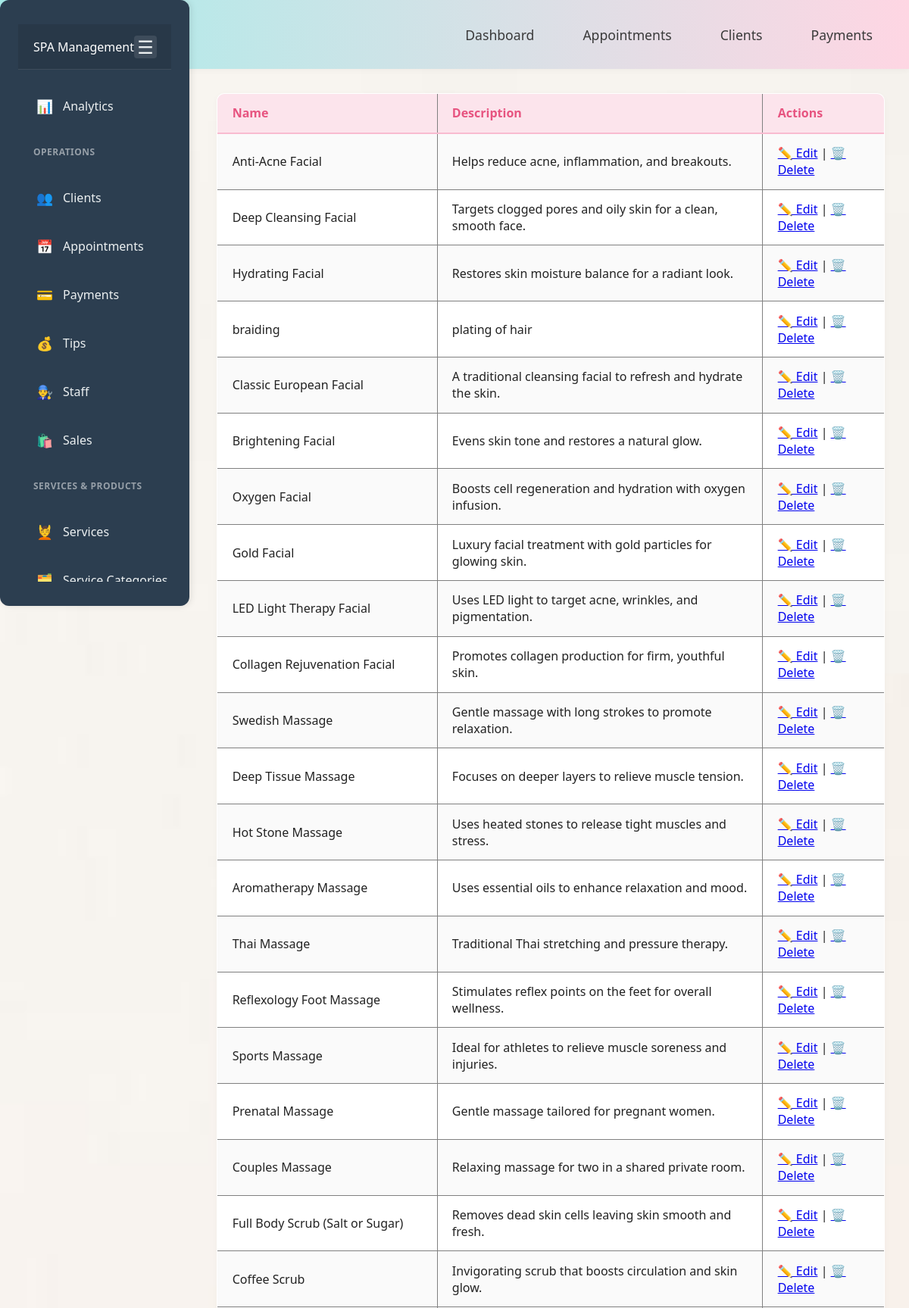
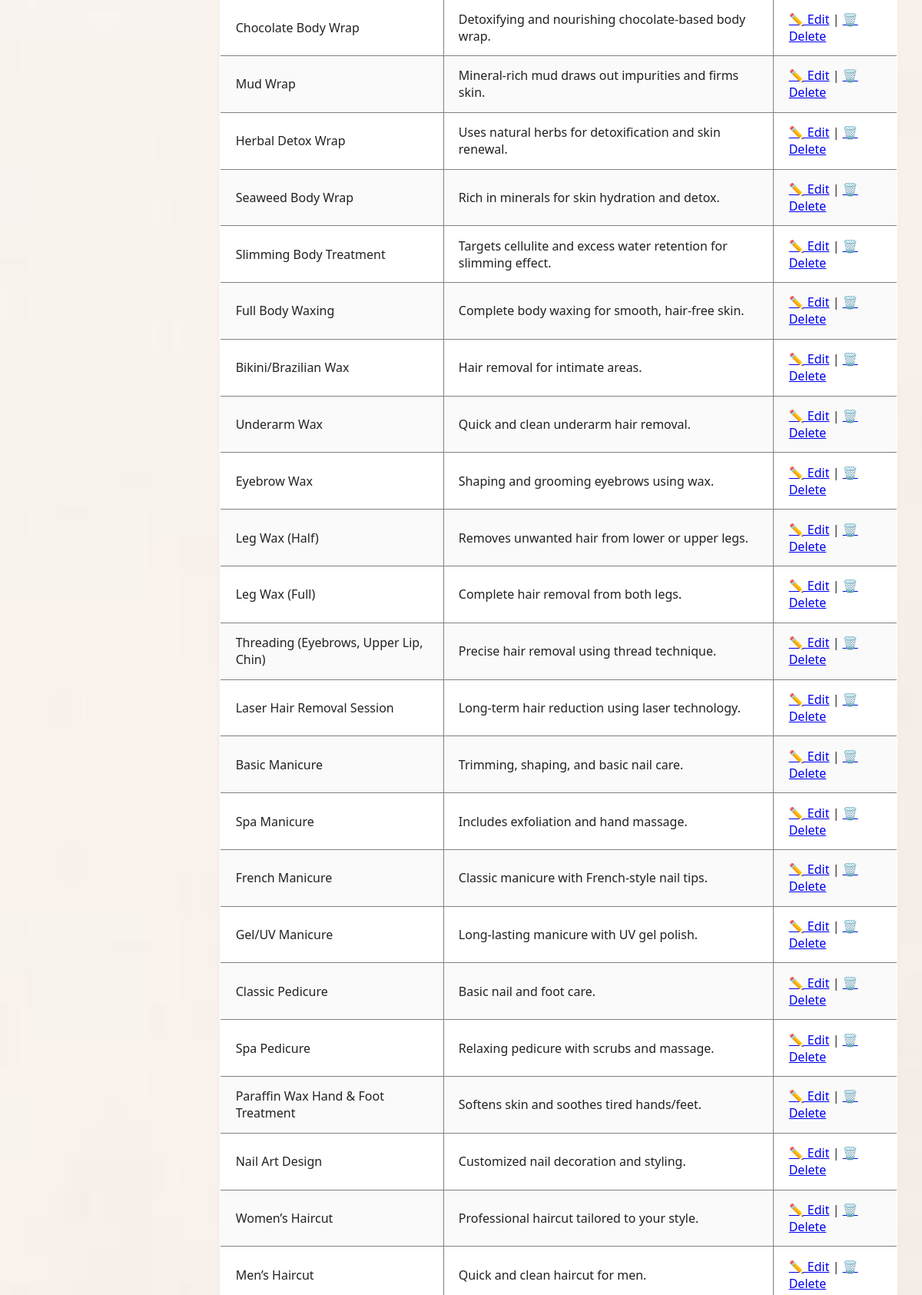
/modules/services/index.php (upper part), run on the app's committed database (2 pictures, top to bottom).
### tables this page shows
CREATE TABLE IF NOT EXISTS `services` (
  `id` int NOT NULL AUTO_INCREMENT,
  `name` varchar(100) NOT NULL,
  `category_id` int DEFAULT NULL,
  `price` decimal(10,2) DEFAULT NULL,
  `duration_minutes` int DEFAULT NULL,
  `description` text,
  `created_at` timestamp NULL DEFAULT CURRENT_TIMESTAMP,
  PRIMARY KEY (`id`),
  KEY `category_id` (`category_id`)
);

### modules/services/index.php (the view)
<?php
include('../../includes/db.php');
include('../../includes/header.php');
include('../../includes/aside.php');
$services = $conn->query("SELECT * FROM services");
?>
<h2>🧴 Services</h2>
<link rel="stylesheet" href="../../assets/css/styles.css">
<a href="add.php">➕ Add Service</a>
<table border="1" cellpadding="8">
    <tr>
        <th>Name</th>
        <th>Description</th>
        <th>Actions</th>
    </tr>
    <?php while ($s = $services->fetch_assoc()): ?>
        <tr>
            <td><?= htmlspecialchars($s['name']) ?></td>
            <td><?= htmlspecialchars($s['description']) ?></td>
            <td>
                <a href="edit_service.php?id=<?= $s['id'] ?>">✏️ Edit</a> |
                <a href="delete_service.php?id=<?= $s['id'] ?>" onclick="return confirm('Are you sure you want to delete this service?')">🗑️ Delete</a>
            </td>
        </tr>
    <?php endwhile; ?>
</table>

### assets/css/styles.css (style rules this page uses)
* { margin: 0; padding: 0; box-sizing: border-box; }
body { font-family: 'Segoe UI', Arial, sans-serif; background: #f7f8fa; color: #222; min-height: 100vh; display: flex; flex-direction: column; background-image: url('../images/SPA BACKGROUND IMAGE.jpg'); background-size: cover; background-position: center; background-repeat: no-repeat; background-attachment: fixed; }
table { width: 100%; border-collapse: collapse; background: #fff; border-radius: 10px; overflow: hidden; box-shadow: 0 2px 8px rgba(0,0,0,0.03); margin-bottom: 2rem; }
th, td { padding: 0.9rem 1.2rem; text-align: left; }
th { background: #fce4ec; color: #e75480; font-weight: 600; border-bottom: 2px solid #f8bbd0; }
tr:nth-child(even) { background: #fafafa; }

### data on the page
services: name "Anti-Acne Facial", description "Helps reduce acne, inflammation, and breakouts."
services: name "Deep Cleansing Facial", description "Targets clogged pores and oily skin for a clean, smooth face."
services: name "Hydrating Facial", description "Restores skin moisture balance for a radiant look."
services: name "braiding", description "plating of hair"
services: name "Classic European Facial", description "A traditional cleansing facial to refresh and hydrate the skin."
services: name "Brightening Facial", description "Evens skin tone and restores a natural glow."
services: name "Oxygen Facial", description "Boosts cell regeneration and hydration with oxygen infusion."
services: name "Gold Facial", description "Luxury facial treatment with gold particles for glowing skin."
services: name "LED Light Therapy Facial", description "Uses LED light to target acne, wrinkles, and pigmentation."
services: name "Collagen Rejuvenation Facial", description "Promotes collagen production for firm, youthful skin."
services: name "Swedish Massage", description "Gentle massage with long strokes to promote relaxation."
services: name "Deep Tissue Massage", description "Focuses on deeper layers to relieve muscle tension."
services: name "Hot Stone Massage", description "Uses heated stones to release tight muscles and stress."
services: name "Aromatherapy Massage", description "Uses essential oils to enhance relaxation and mood."
services: name "Thai Massage", description "Traditional Thai stretching and pressure therapy."
services: name "Reflexology Foot Massage", description "Stimulates reflex points on the feet for overall wellness."
services: name "Sports Massage", description "Ideal for athletes to relieve muscle soreness and injuries."
services: name "Prenatal Massage", description "Gentle massage tailored for pregnant women."
services: name "Couples Massage", description "Relaxing massage for two in a shared private room."
services: name "Full Body Scrub (Salt or Sugar)", description "Removes dead skin cells leaving skin smooth and fresh."
services: name "Coffee Scrub", description "Invigorating scrub that boosts circulation and skin glow."
services: name "Chocolate Body Wrap", description "Detoxifying and nourishing chocolate-based body wrap."
services: name "Mud Wrap", description "Mineral-rich mud draws out impurities and firms skin."
services: name "Herbal Detox Wrap", description "Uses natural herbs for detoxification and skin renewal."
services: name "Seaweed Body Wrap", description "Rich in minerals for skin hydration and detox."
services: name "Slimming Body Treatment", description "Targets cellulite and excess water retention for slimming effect."
services: name "Full Body Waxing", description "Complete body waxing for smooth, hair-free skin."
services: name "Bikini/Brazilian Wax", description "Hair removal for intimate areas."
services: name "Underarm Wax", description "Quick and clean underarm hair removal."
services: name "Eyebrow Wax", description "Shaping and grooming eyebrows using wax."
services: name "Leg Wax (Half)", description "Removes unwanted hair from lower or upper legs."
services: name "Leg Wax (Full)", description "Complete hair removal from both legs."
services: name "Threading (Eyebrows, Upper Lip, Chin)", description "Precise hair removal using thread technique."
services: name "Laser Hair Removal Session", description "Long-term hair reduction using laser technology."
services: name "Basic Manicure", description "Trimming, shaping, and basic nail care."
services: name "Spa Manicure", description "Includes exfoliation and hand massage."
services: name "French Manicure", description "Classic manicure with French-style nail tips."
services: name "Gel/UV Manicure", description "Long-lasting manicure with UV gel polish."
services: name "Classic Pedicure", description "Basic nail and foot care."
services: name "Spa Pedicure", description "Relaxing pedicure with scrubs and massage."
services: name "Paraffin Wax Hand & Foot Treatment", description "Softens skin and soothes tired hands/feet."
services: name "Nail Art Design", description "Customized nail decoration and styling."
services: name "Women’s Haircut", description "Professional haircut tailored to your style."
services: name "Men’s Haircut", description "Quick and clean haircut for men."
